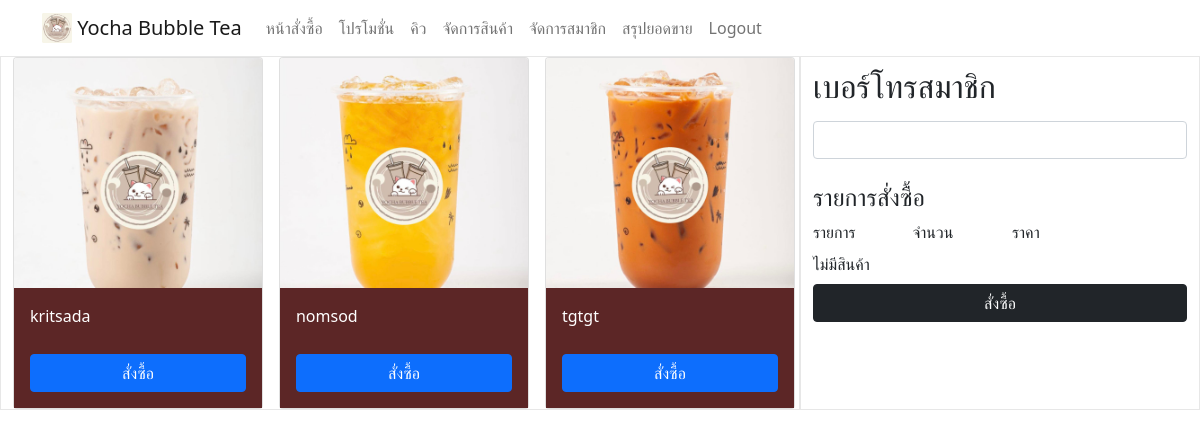
/employee/home.php (signed in), run on an earlier commit of the app's database.
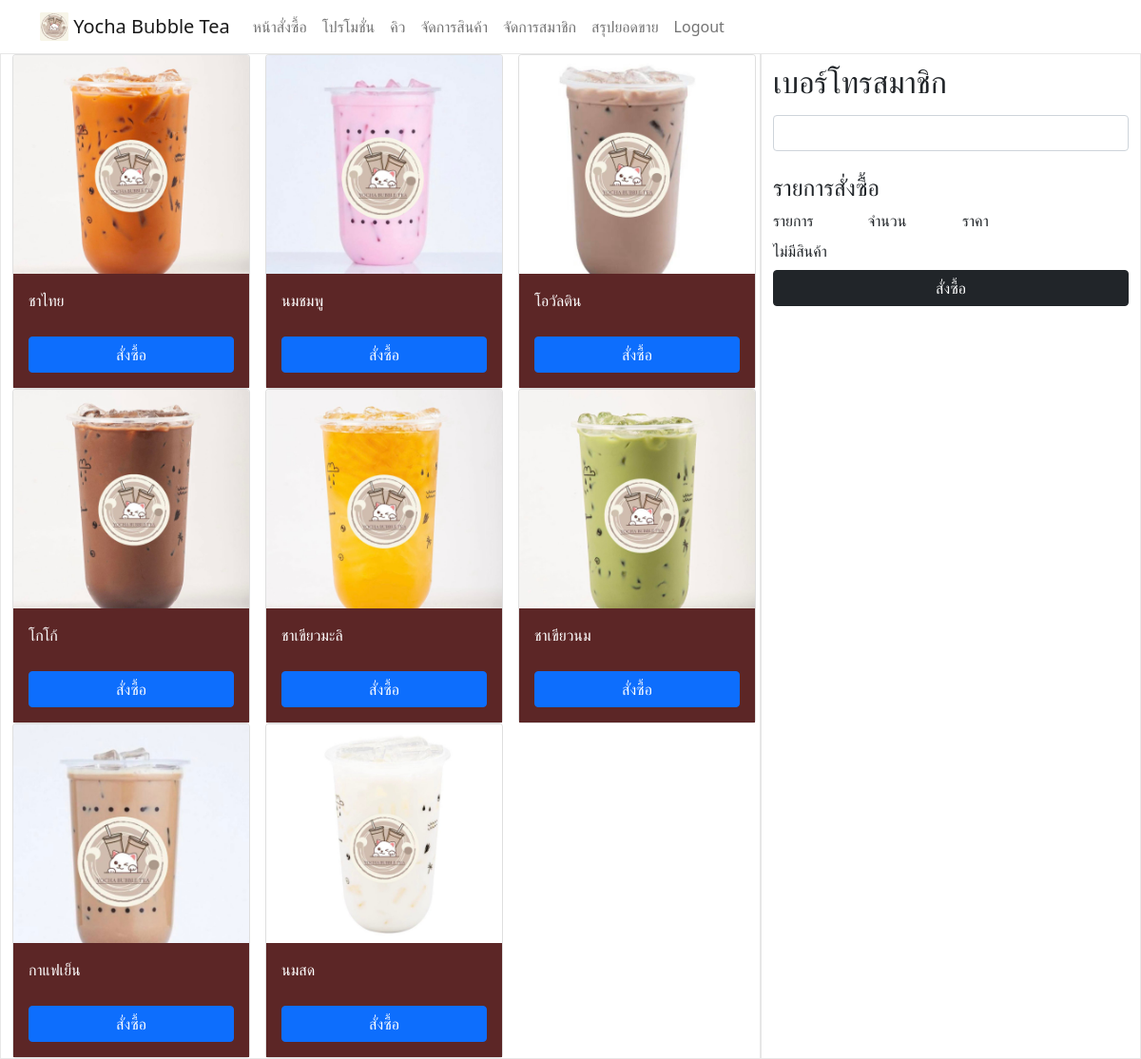
And on a later commit of the database.
### tables this page shows
CREATE TABLE `product` (
  `pro_id` int(11) NOT NULL,
  `name` varchar(50) NOT NULL,
  `type` varchar(25) NOT NULL,
  `image` varchar(100) NOT NULL
);

### employee/home.php (the view, shortened to what this page needs)
<?php
include("navbar_em.php");
include("../connection.php");
$sql = "SELECT * FROM product WHERE type = 'drink'";
$result = $conn->query($sql);
?>
<html lang="en">
<head>
    <link id="theme" rel="stylesheet" href="../assets/css/home.css">
    <link href="https://cdn.jsdelivr.net/npm/bootstrap@5.0.2/dist/css/bootstrap.min.css" rel="stylesheet">
</head>
<body>
    <div class="container-fluid">
        <div class="row">
            <div class="container-order-list col-md-8">
                <div class="row">
                    <?php
                    $count = 0;
                    while ($row = $result->fetch_assoc()) {
                        if($count % 3 == 0 && $count != 0) {
                            echo '</div><div class="row">';
                        }
                        echo '<div class="col-md-4" id="' .$row['pro_id']. '" onclick="showProId(' . $row['pro_id'] . ')">';
                        echo '    <div class="card" style="width: 250px;" id="item_card">';
                        echo '        <img src="../assets/img/product/' . $row['image'] . '" class="card-img-top" alt=" '.$row['name']. ' ">';
                        echo '        <div class="card-body">';
                        echo '            <p class="card-text">' . $row['name'] . '</p>';
                        echo '            <button type="button" class="btn btn-primary" onclick="document.getElementById(\'popup\').style.display=\'block\'">สั่งซื้อ</button>';
                        echo '        </div>';
                        echo '    </div>';
                        echo '</div>';
                        $count++;
                    }
                    ?>
                </div>
            </div>
            <form  action="confirm_order.php" class="container-order col-md-4">
                <label class="form-label" for="men_id"> <h2>เบอร์โทรสมาชิก</h2></label>
                <input type="text" class="form-control" id="searchInput" onkeyup="showResult(this.value)" name="mem_id" value="">
                <br>
                <h4>รายการสั่งซื้อ</h4>
                <div class="row mb-2">
                    <div class="col">
                        รายการ
                    </div>
                    <div class="col">
                        จำนวน
                    </div>
                    <div class="col">
                        ราคา
                    </div>
                    <div class="col"></div>
                </div>
                <?php
                    if (!empty($_SESSION['cart'])) {
                        foreach ($_SESSION['cart'] as $index => $order) {
                            echo '<div class="row mb-2">';
                            echo '  <div class="col">';
                            echo        $order['drink']['name'] . ' ' . $order['size'];
                            if (!empty($order['topping']['name'])) {
                                echo '<div> + '. $order['topping']['name'] . '</div>';
                            }
                            echo '  </div>';
                            echo '  <div class="col">';
                            echo        '1';
                            echo '  </div>';
                            echo '  <div class="col">';
                            echo        $order['price'];
                            echo '  </div>';
                            echo '  <div class="col">';
                            echo        '<a class="btn btn-danger pt-1" href="remove_from_cart.php?cart_index=' . $index . '">X</a>';
                            echo '  </div>';
                            echo '</div>';
                        }
                    } else {
                        echo '<div class="mb-2">ไม่มีสินค้า</div>';
                    }
                ?>
                <button type="submit" class="btn btn-dark">สั่งซื้อ</button>
            </form>
        </div>
    </div>
</body>
</html>

### employee/navbar_em.php (shortened to what this page needs)
<!DOCTYPE html>
<html lang="en">
<head>
    <link href="../assets/css/bootstrap.min.css" rel="stylesheet">
</head>
<nav class="navbar navbar-expand navbar-light bg-faded">
        <div class="container">
            <a class="navbar-brand" href="#">
                <img src="..\assets\img\logo.jpg" width="30" height="30" class="d-inline-block align-top" alt="">
                Yocha Bubble Tea
            </a>
            <ul class="navbar-nav me-auto mt-2 mt-lg-0">
                <li class="nav-item">
                    <a class="nav-link" aria-current="page" href="home.php">หน้าสั่งซื้อ</a>
                </li>
                <li class="nav-item">
                    <a class="nav-link" aria-current="page" href="promotion.php">โปรโมชั่น</a>
                </li>
                <li class="nav-item">
                    <a class="nav-link" href="queue.php">คิว</a>
                </li>
                <li class="nav-item">
                    <a class="nav-link" href="manage_product.php">จัดการสินค้า</a>
                </li>
                <li class="nav-item">
                    <a class="nav-link" href="manage_member.php">จัดการสมาชิก</a>
                </li>
                <li class="nav-item">
                    <a class="nav-link" href="report.php">สรุปยอดขาย</a>
                </li>
                <li class="nav-item">
                    <a class="nav-link" href="logout.php">Logout</a>
                </li>
            </ul>
        </div>
    </nav>

### assets/css/home.css (style rules this page uses)
.container-order-list { padding: 0px 10px; border: 1px solid #00000018; }
.container-order { display: flex; flex-direction: column; border: 1px solid #00000018; padding: 10px; }
.card-body { display: flex; flex-direction: column; gap: 10px; padding: 10px; background-color: #5c2626; color: white; }

What changed in the data, as far as the page shows it:
removed product: image (picture), name "kritsada"
removed product: image (picture), name "nomsod"
changed product: name "tgtgt" → "ชาไทย"
added product: image+name (picture), name "นมชมพู"
added product: image+name (picture), name "โอวัลติน"
added product: image+name (picture), name "โกโก้"
added product: image+name (picture), name "ชาเขียวมะลิ"
added product: image+name (picture), name "ชาเขียวนม"
added product: image+name (picture), name "กาแฟเย็น"
added product: image+name (picture), name "นมสด"
